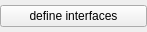
<?xml version="1.0" encoding="UTF-8"?>
<ui version="4.0">
 <class>InterfaceListEditor</class>
 <widget class="QWidget" name="InterfaceListEditor">
  <property name="geometry">
   <rect>
    <x>0</x>
    <y>0</y>
    <width>147</width>
    <height>32</height>
   </rect>
  </property>
  <property name="windowTitle">
   <string>Form</string>
  </property>
  <layout class="QGridLayout" name="gridLayout">
   <property name="leftMargin">
    <number>0</number>
   </property>
   <property name="topMargin">
    <number>0</number>
   </property>
   <property name="rightMargin">
    <number>0</number>
   </property>
   <property name="bottomMargin">
    <number>0</number>
   </property>
   <item row="0" column="0">
    <widget class="QPushButton" name="pushButtonInterfaceList">
     <property name="text">
      <string>define interfaces</string>
     </property>
    </widget>
   </item>
  </layout>
 </widget>
 <resources/>
 <connections/>
</ui>
